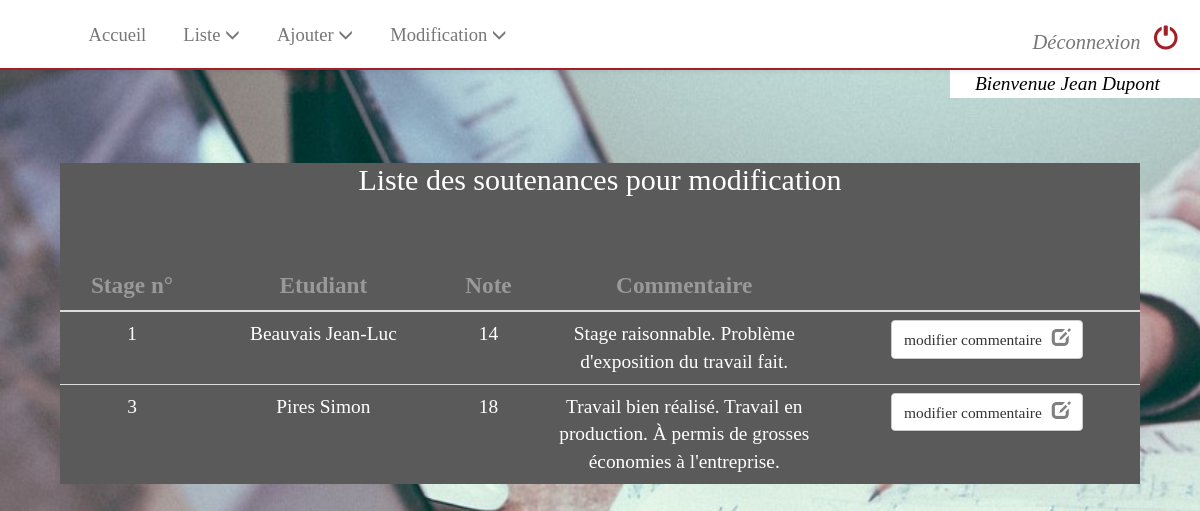
Screenshot of /user/modification/modif_com.php (signed in) with the database file from the repository.
### tables this page shows
CREATE TABLE `stages` (
  `sid` int(11) NOT NULL,
  `eid` int(11) NOT NULL,
  `titre` varchar(100) NOT NULL,
  `description` text NOT NULL,
  `entreprise` varchar(50) NOT NULL DEFAULT '',
  `tuteurE` varchar(40) NOT NULL,
  `emailTE` varchar(30) NOT NULL,
  `tuteurP` int(11) DEFAULT NULL,
  `dateDebut` date NOT NULL,
  `dateFin` date NOT NULL
);

CREATE TABLE `etudiants` (
  `eid` int(11) NOT NULL,
  `nom` varchar(30) NOT NULL,
  `prenom` varchar(30) NOT NULL,
  `email` varchar(30) NOT NULL,
  `tel` varchar(15) NOT NULL
);

CREATE TABLE `notes` (
  `nid` int(11) NOT NULL,
  `sid` int(11) NOT NULL,
  `note` int(10) UNSIGNED NOT NULL,
  `commentaire` text NOT NULL
);

### user/modification/modif_com.php (the view, shortened to what this page needs)
<?php
	include("../../header/header_user.php");
?>
<?php
if(!isset($_POST['CSRFToken']) || !isset($_POST['commentaire'])) {
	require("../../db_config.php");
		$uid = intval($_SESSION['uid']);
		try {
			$db = new PDO($dsn, $username, $password);
			$db->setAttribute(PDO::ATTR_ERRMODE, PDO::ERRMODE_EXCEPTION);
			$SQL = "SELECT stages.sid sid, nom, prenom, note, commentaire FROM stages
					JOIN soutenances ON soutenances.sid = stages.sid
					JOIN etudiants ON stages.eid = etudiants.eid
					JOIN notes ON notes.sid = stages.sid
					WHERE (tuteur1 = ? OR tuteur2 = ?) ";
			$st = $db->prepare($SQL);
			$res=$st->execute(array($uid, $uid));
			if($st->rowCount()==0) {
				?><div class="center" style="font-size:120%; padding-bottom:500px; margin-top:10%;"><?php echo "Il n'y a aucune soutenance que vous pouvez noter ou commenter";?></div><?php
			} else {
				?>
				<div class="table-custom" style="width:90%;margin-left:5%; margin-bottom:350px;">
					<h2>Liste des soutenances pour modification</h2>
					<table class="table center ">
					<thead><tr style="font-size:120%; color:#999999;"><th class="center">Stage n°</th><th class="center">Etudiant</th><th class="center">Note</th><th class="center">Commentaire</th><th class="center"></th></tr></thead>
					<?php
					while($row=$st->fetch()) {
						$nom = htmlspecialchars($row['nom']);
						$prenom = htmlspecialchars($row['prenom']);
						$sid = intval($row['sid']);
						$note = intval($row['note']);
						$commentaire = htmlspecialchars($row['commentaire']);
							?>
							<tr class="center">
								<td><?php echo "$sid"; ?></td>
								<td><?php echo "$nom $prenom"; ?></td>
								<td><?php echo "$note"; ?></td>
								<td style="width:300px;"><?php echo "$commentaire"; ?></td>
								<td><form action="modif_com_form.php" method="post">
										<button type="submit" class="btn btn-default" style="font-size:80%;">modifier commentaire<span style="font-size:120%; text-align:right; margin-left:10px; color:grey;" class="glyphicon glyphicon-edit"></span></button>
									</form>
								</td>
							</tr>
							<?php
					}
					?></table>
				</div>
			<?php
			}
		}
		catch(PDOException $e) {
			exit("Erreur de connexion ".$e->getMessage());
		}
		?>
		<?php
		exit();
}
?>

### style.css (style rules this page uses)
button { text-align: center; }
.center { text-align: center; }
html, body { background: rgb(150, 150, 150); background-image: url("image/image4b.jpg"); background-repeat: no-repeat; background-size: cover; height: auto; position: relative; color: black; font-family: Calibri; font-size: 110%; width: 100%; transition: background-color .5s; }
.table-custom { background: rgb(90, 90, 90); text-align: center; margin-left: 25%; margin-right: auto; margin-top: 80px; color: white; width: 50%; }

### rows the page displays
stages: sid "1", eid.nom "Beauvais", eid.prenom "Jean-Luc", notes.note "14", notes.commentaire "Stage raisonnable. Problème d'exposition du travail fait."
stages: sid "3", eid.nom "Pires", eid.prenom "Simon", notes.note "18", notes.commentaire "Travail bien réalisé. Travail en production. À permis de grosses économies à l'entreprise."

### other values shown
$_SESSION['prenom'] "Jean"
$_SESSION['nom'] "Dupont"
